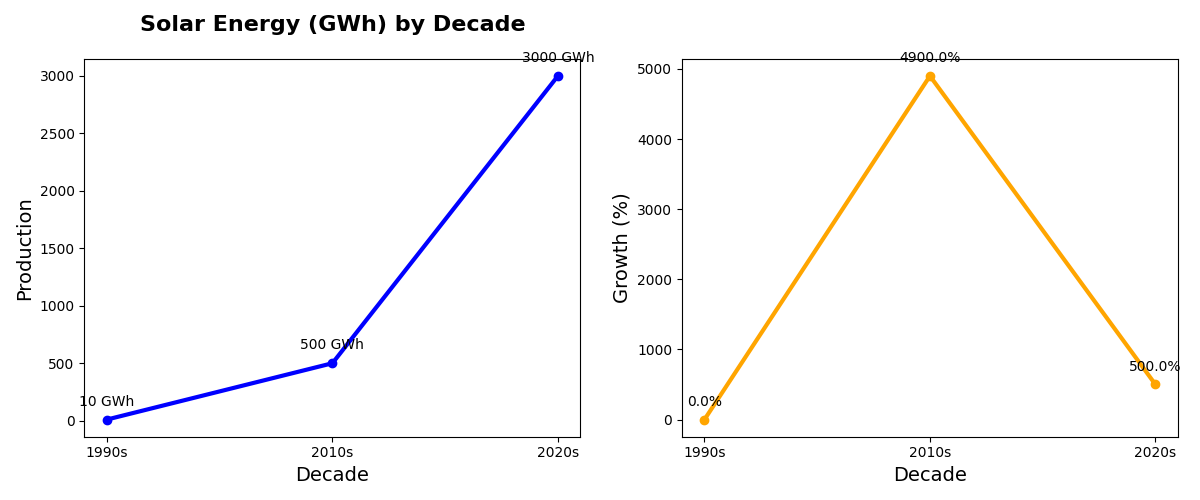

Write Python code to recreate this figure.
import matplotlib.pyplot as plt
import numpy as np

decades = ['1990s', '2010s', '2020s']
solar_production = np.array([10, 500, 3000])

def calculate_growth(data):
    growth = []
    for i in range(1, len(data)):
        growth.append((data[i] - data[i-1]) / data[i-1] * 100)
    growth.insert(0, 0)
    return growth

growth_rates = calculate_growth(solar_production)

fig, axs = plt.subplots(1, 2, figsize=(12, 5))

axs[0].plot(decades, solar_production, marker='o', linestyle='-', linewidth=3, color='blue')
axs[0].set_title("Solar Energy (GWh) by Decade", fontsize=16, fontweight='bold', pad=20)
axs[0].set_xlabel("Decade", fontsize=14)
axs[0].set_ylabel("Production", fontsize=14)

for i, value in enumerate(solar_production):
    axs[0].annotate(f'{value} GWh', (decades[i], solar_production[i]),
                    textcoords="offset points", xytext=(0, 10), ha='center')

axs[1].plot(decades, growth_rates, marker='o', linestyle='-', linewidth=3, color='orange')
axs[1].set_xlabel("Decade", fontsize=14)
axs[1].set_ylabel("Growth (%)", fontsize=14)

for i, value in enumerate(growth_rates):
    axs[1].annotate(f'{value:.1f}%', (decades[i], growth_rates[i]), 
                    textcoords="offset points", xytext=(0, 10), ha='center')

plt.tight_layout()
plt.show()
